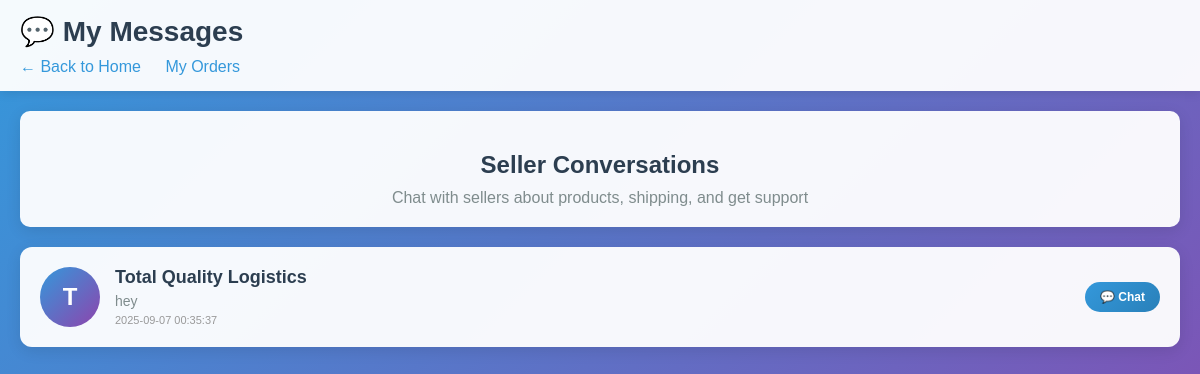
Before: /buyer/messages (signed in) with the older database file.
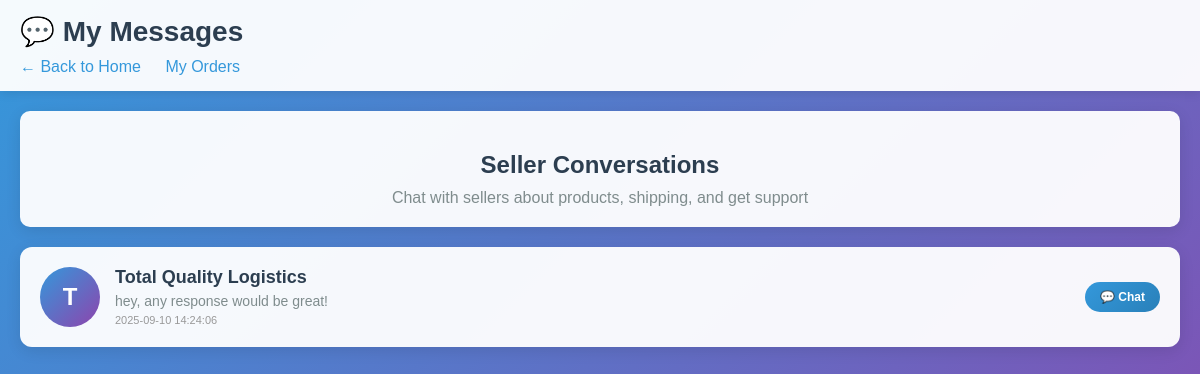
After: the same page with the newer database file.
### tables this page shows
CREATE TABLE conversations (
                    id INTEGER PRIMARY KEY AUTOINCREMENT,
                    buyer_email TEXT NOT NULL,
                    seller_email TEXT NOT NULL,
                    created_at TIMESTAMP DEFAULT CURRENT_TIMESTAMP,
                    last_message_at TIMESTAMP DEFAULT CURRENT_TIMESTAMP,
                    UNIQUE(buyer_email, seller_email),
                    FOREIGN KEY (buyer_email) REFERENCES users(email),
                    FOREIGN KEY (seller_email) REFERENCES users(email)
                );

CREATE TABLE users (
    email TEXT PRIMARY KEY,
    password TEXT,
    first_name TEXT,
    last_name TEXT,
    is_seller BOOLEAN,
    is_support BOOLEAN DEFAULT FALSE,
    phone_number TEXT,
    address TEXT,
    parish TEXT,
    post_office TEXT,
    profile_picture TEXT,
    discount_used BOOLEAN DEFAULT FALSE,
    notification_preference TEXT,
    business_name TEXT,
    business_address TEXT,
    security_question TEXT,
    security_answer TEXT,
    discount_applied BOOLEAN DEFAULT FALSE,
    gender TEXT,
    delivery_address TEXT,
    billing_address TEXT,
    whatsapp_number TEXT,
    business_description TEXT,
    verification_status TEXT DEFAULT 'pending_documents',
    created_at DATETIME DEFAULT CURRENT_TIMESTAMP
, purchase_count INTEGER DEFAULT 0);

### app.py (the view)
@app.route('/buyer/messages')
def buyer_messages():
    if 'user' not in session:
        return redirect(url_for('login'))
    buyer_email = session['user']['email']
    try:
        with get_db() as conn:
            cursor = conn.cursor()
            cursor.execute('''
                SELECT c.id, c.seller_email, c.last_message_at,
                       u.first_name, u.last_name, u.business_name,
                       (SELECT COUNT(*) FROM messages m
                        WHERE m.conversation_id = c.id
                        AND m.receiver_email = ?
                        AND m.read_status = 0) as unread_count,
                       (SELECT message FROM messages m2
                        WHERE m2.conversation_id = c.id
                        ORDER BY m2.timestamp DESC LIMIT 1) as last_message
                FROM conversations c
                JOIN users u ON c.seller_email = u.email
                WHERE c.buyer_email = ?
                ORDER BY c.last_message_at DESC
            ''', (buyer_email, buyer_email))
            conversations = []
            for row in cursor.fetchall():
                conversations.append({
                    'id': row['id'],
                    'seller_email': row['seller_email'],
                    'seller_name': row['business_name'] or f"{row['first_name']} {row['last_name']}",
                    'last_message': row['last_message'],
                    'last_message_at': row['last_message_at'],
                    'unread_count': row['unread_count'] or 0
                })
        cart_data = get_cart_items()
        return render_template(
            'buyer_messages.html',
            conversations=conversations,
            user=session['user'],
            cart_items=cart_data['items'],
            cart_total=cart_data['total'],
            discount=cart_data['discount'],
            cart_item_count=cart_data['cart_item_count']
        )
    except Exception as e:
        logger.error(f"Error in buyer_messages: {e}")
        return redirect(url_for('index'))

### app.py (called while the page is built)
@app.context_processor
def inject_csrf_token():
    return dict(csrf_token=generate_csrf)

@app.context_processor
def inject_csrf_token():
    return dict(csrf_token=generate_csrf)

def get_db():
    conn = sqlite3.connect('zo-zi.db')
    conn.row_factory = sqlite3.Row
    return conn

@app.context_processor
def inject_messaging_links():
    messaging_links = {}
    if 'user' in session:
        if session['user'].get('is_seller'):
            messaging_links['seller_messages'] = url_for('seller_messages')
        else:
            messaging_links['buyer_messages'] = url_for('buyer_messages')
    return messaging_links

### templates/buyer_messages.html (shortened to what this page needs)
<!DOCTYPE html>
<html lang="en">
<head>
</head>
<body>
    <div class="header">
        <h1>💬 My Messages</h1>
        <div class="nav-links">
            <a href="{{ url_for('index') }}">← Back to Home</a>
            <a href="{{ url_for('orders') }}">My Orders</a>
        </div>
    </div>
    <div class="messages-container">
        <div class="messages-header">
            <h2>Seller Conversations</h2>
            <p>Chat with sellers about products, shipping, and get support</p>
        </div>
        {% if conversations %}
            <div class="conversations-list">
                {% for conv in conversations %}
                    <div class="conversation-card" data-seller-email="{{ conv.seller_email }}">
                        <div class="seller-avatar">
                            {{ conv.seller_name[0].upper() if conv.seller_name else 'S' }}
                        </div>
                        <div class="conversation-info">
                            <div class="seller-name">{{ conv.seller_name }}</div>
                            <div class="last-message">
                                {{ conv.last_message[:50] + '...' if conv.last_message and conv.last_message|length > 50 else (conv.last_message or 'No messages yet') }}
                            </div>
                            <div class="message-time">
                                {% if conv.last_message_at %}
                                    {{ moment(conv.last_message_at).fromNow() if moment else conv.last_message_at }}
                                {% else %}
                                    Recently
                                {% endif %}
                            </div>
                        </div>
                        <div class="conversation-actions">
                            <button class="chat-btn" onclick="openChat('{{ conv.seller_email }}', '{{ conv.seller_name }}')">
                                💬 Chat
                            </button>
                        </div>
                    </div>
                {% endfor %}
            </div>
        {% else %}
            <div class="empty-messages">
                <div class="empty-icon">📭</div>
                <div class="empty-title">No Conversations Yet</div>
                <div class="empty-text">Start chatting with sellers to get help with products and orders</div>
            </div>
        {% endif %}
    </div>
</body>
</html>

Changed rows visible on the page:
changed conversations "Total Quality Logistics": last_message "hey" → "hey, any response would be great!"; last_message_at "2025-09-07 00:35:37" → "2025-09-10 14:24:06"
